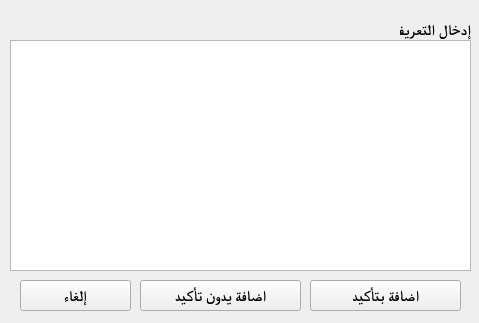
<?xml version="1.0" encoding="UTF-8"?>
<ui version="4.0">
 <class>mandefinition</class>
 <widget class="QMainWindow" name="mandefinition">
  <property name="geometry">
   <rect>
    <x>0</x>
    <y>0</y>
    <width>479</width>
    <height>323</height>
   </rect>
  </property>
  <property name="windowTitle">
   <string>تعريف يدوي</string>
  </property>
  <widget class="QWidget" name="centralwidget">
   <widget class="QPlainTextEdit" name="TA_definition">
    <property name="geometry">
     <rect>
      <x>10</x>
      <y>40</y>
      <width>461</width>
      <height>231</height>
     </rect>
    </property>
    <property name="font">
     <font>
      <family>Times New Roman</family>
      <pointsize>11</pointsize>
     </font>
    </property>
   </widget>
   <widget class="QLabel" name="label">
    <property name="geometry">
     <rect>
      <x>400</x>
      <y>20</y>
      <width>71</width>
      <height>20</height>
     </rect>
    </property>
    <property name="font">
     <font>
      <family>Times New Roman</family>
      <pointsize>11</pointsize>
      <weight>75</weight>
      <bold>true</bold>
     </font>
    </property>
    <property name="text">
     <string>إدخال التعريف</string>
    </property>
   </widget>
   <widget class="QPushButton" name="B_approve">
    <property name="geometry">
     <rect>
      <x>310</x>
      <y>280</y>
      <width>151</width>
      <height>31</height>
     </rect>
    </property>
    <property name="font">
     <font>
      <family>Times New Roman</family>
      <pointsize>11</pointsize>
      <weight>75</weight>
      <bold>true</bold>
     </font>
    </property>
    <property name="text">
     <string>اضافة بتأكيد</string>
    </property>
   </widget>
   <widget class="QPushButton" name="B_cancel">
    <property name="geometry">
     <rect>
      <x>20</x>
      <y>280</y>
      <width>111</width>
      <height>31</height>
     </rect>
    </property>
    <property name="font">
     <font>
      <family>Times New Roman</family>
      <pointsize>11</pointsize>
      <weight>75</weight>
      <bold>true</bold>
     </font>
    </property>
    <property name="text">
     <string>إلغاء</string>
    </property>
   </widget>
   <widget class="QPushButton" name="B_approve_2">
    <property name="geometry">
     <rect>
      <x>140</x>
      <y>280</y>
      <width>161</width>
      <height>31</height>
     </rect>
    </property>
    <property name="font">
     <font>
      <family>Times New Roman</family>
      <pointsize>11</pointsize>
      <weight>75</weight>
      <bold>true</bold>
     </font>
    </property>
    <property name="text">
     <string>اضافة يدون تأكيد</string>
    </property>
   </widget>
  </widget>
 </widget>
 <resources/>
 <connections/>
</ui>
